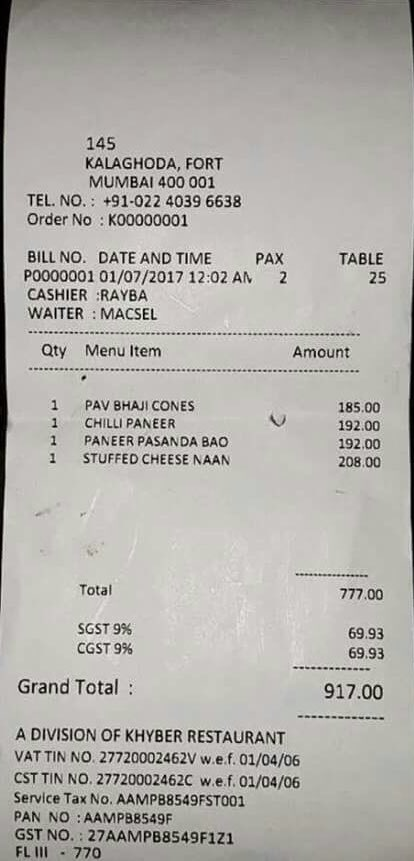
#> input picture data/original/1.jpg, 414 x 861 px; its folder holds only this picture in this run
$ python main.py
#> lines starting #> are read from the running program, lines starting #| are printed output that depends on the picture; after the words box and inside, x2 and y2 are one past the last pixel; in counts of white or black regions, pixels touching at a corner belong together
### src/preprocess.py
import cv2
from imutils import paths
from config import *
import os


class SimplePreprocessor:
    def __init__(self, images:str, height:int=512, width:int=512):
        self.height = height
        self.width = width
        self.images = images

    def preprocess(self, resize:bool=False, thresh:bool=False, blur:bool=False,):
        """
        :param resize: resize the image if set True
        :param thresh: apply thresholding if set True
        :param blur: apply gaussian blur if set True
        :return:
        """
#> called with resize = False, thresh = True, blur = True
        # load images
        images = paths.list_images(self.images)

        for i in images:
            # read each image and convert it into grayscale
            img = cv2.imread(i)
#> img is the input picture: shape (861, 414, 3); mean B, G, R 170.8, 175.5, 178
            gray = cv2.cvtColor(img, cv2.COLOR_BGR2GRAY)

            # resize the image if flag is True
            if resize:
                gray = cv2.resize(gray, (self.height, self.width))

            # Use thresholding to convert image into binary
            if thresh:
                gray = cv2.threshold(gray, 0, 255, cv2.THRESH_BINARY | cv2.THRESH_OTSU)[1]
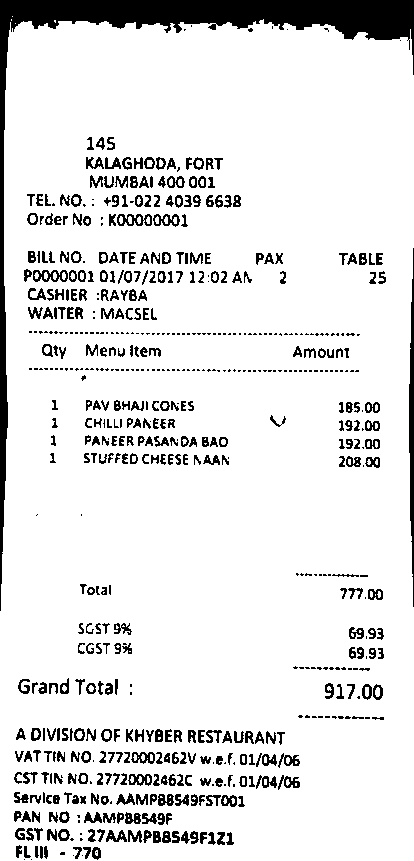
#> gray: shape (861, 414); 89.1% white; 620 black regions (224 under 20 px), largest, box (x1, y1, x2, y2) and area: (0, 0, 414, 611) 14222, (409, 248, 414, 607) 1136, (33, 270, 68, 282) 238

            # remove noise using Gaussian Blur
            if blur:
                gray = cv2.GaussianBlur(gray, (3, 3), 0)
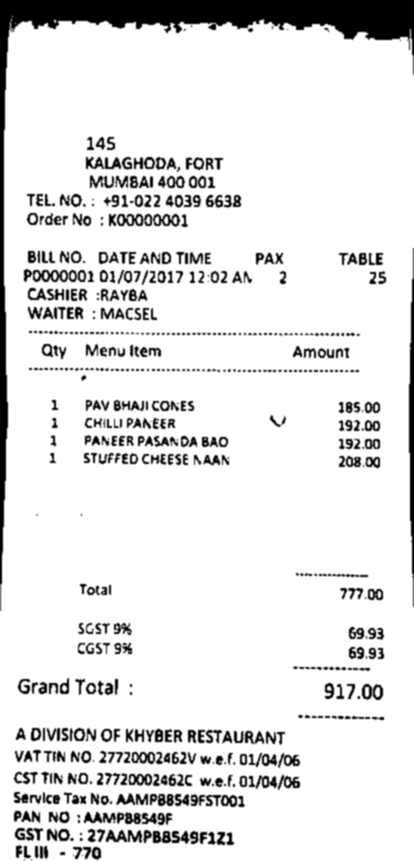
#> gray: shape (861, 414); min 0, max 255, mean 227.2

            # write the grayscale image to disk as a temporary file so we can apply OCR to it
            filename = os.path.basename(i)
            filename = os.path.join(PROCESSED_DATA, filename)
            cv2.imwrite(filename, gray)

        return


# [3 lines that do not run on import are left out]

### src/img_to_txt.py
import cv2
from pytesseract import Output
import pytesseract
from imutils import paths
from config import *
import pandas as pd
import os
import re


def ocr_data():
    images = paths.list_images(PROCESSED_DATA)

    text = []
    ids = []
    for i in images:
        img = cv2.imread(i)
        results = pytesseract.image_to_data(img, output_type=Output.DICT)

        # print(results["text"])
        # cv2.imshow("image", rgb)
        # cv2.waitKey(0)

        ids.append(os.path.basename(i))
        text.append(" ".join(results["text"]))

    df = pd.DataFrame({"images": ids, "text": text})
    return df


def get_data(data:pd.DataFrame):
    pattern = "\d{2}/\d{2}/\d{2,4}"
    pattern1 = "\d{2}-\d{2}-\d{2,4}"
    pattern2 = "\d+\.\d+"

    # df = pd.read_csv(data)
    df = pd.DataFrame(data)

    # [14 lines left out: functions find_dates, find_amount, not called in this run]

    df["date"] = df["text"].apply(find_dates)
    df["total"] = df["text"].apply(find_amount)

    df.to_csv("final_output.csv", index=False)
    return df

### src/main.py
from config import *
from .preprocess import SimplePreprocessor
from .img_to_txt import ocr_data, get_data


# Load preprocessor clas
sp = SimplePreprocessor(DATA)

# apply preprocessing on images,
sp.preprocess(thresh=True, blur=True)

# fetch text from images
df = ocr_data()

# parse data to get data and Amount
df = get_data(df)

# print output dataframe which contains image name and Total amount
print(df)

$ run again, on data/original/4.jpeg
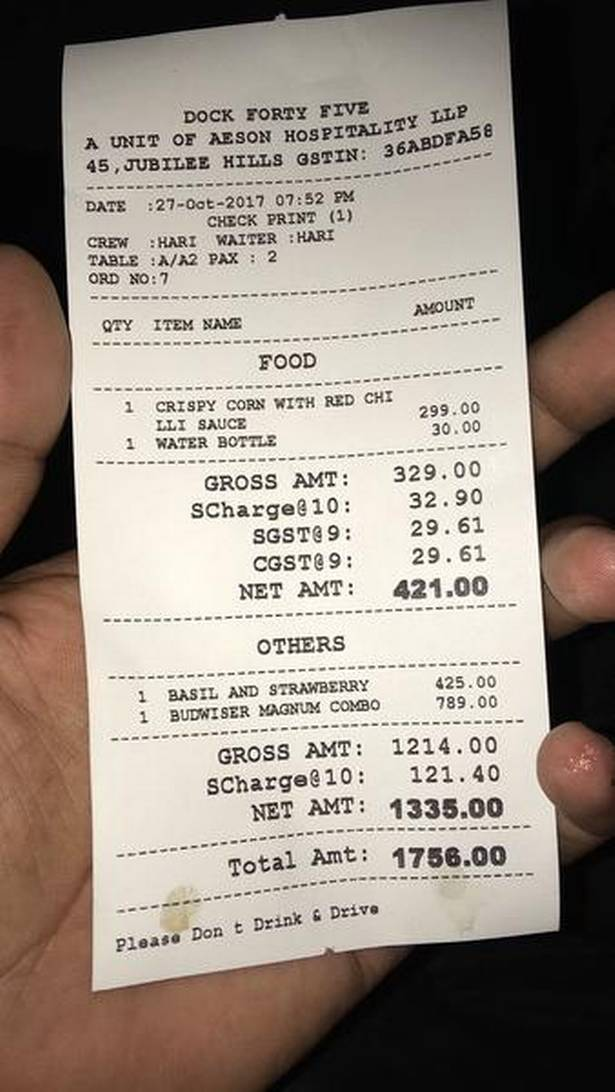
#> input picture data/original/4.jpeg, 615 x 1092 px
#> in preprocess, img is the input picture: shape (1092, 615, 3); mean B, G, R 133.6, 143.6, 154.5
#> in preprocess, `gray = cv2.cvtColor(img, cv2.COLOR_BGR2GRAY)`:
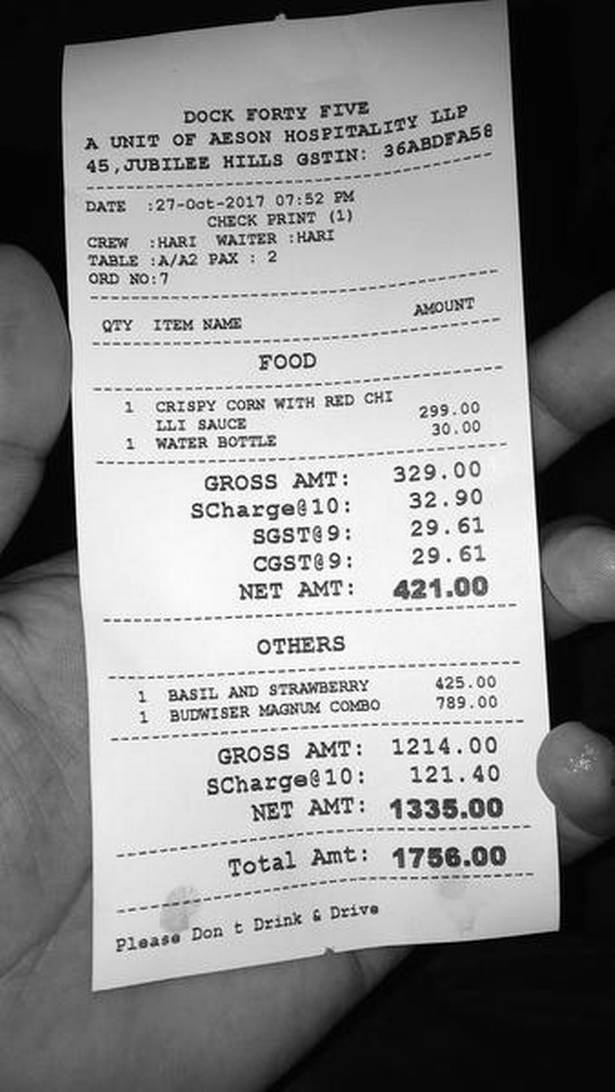
#> gray: shape (1092, 615); min 0, max 254, mean 145.7
#> in preprocess, `gray = cv2.threshold(gray, 0, 255, cv2.THRESH_BINARY | cv2.THRESH_OTSU..`:
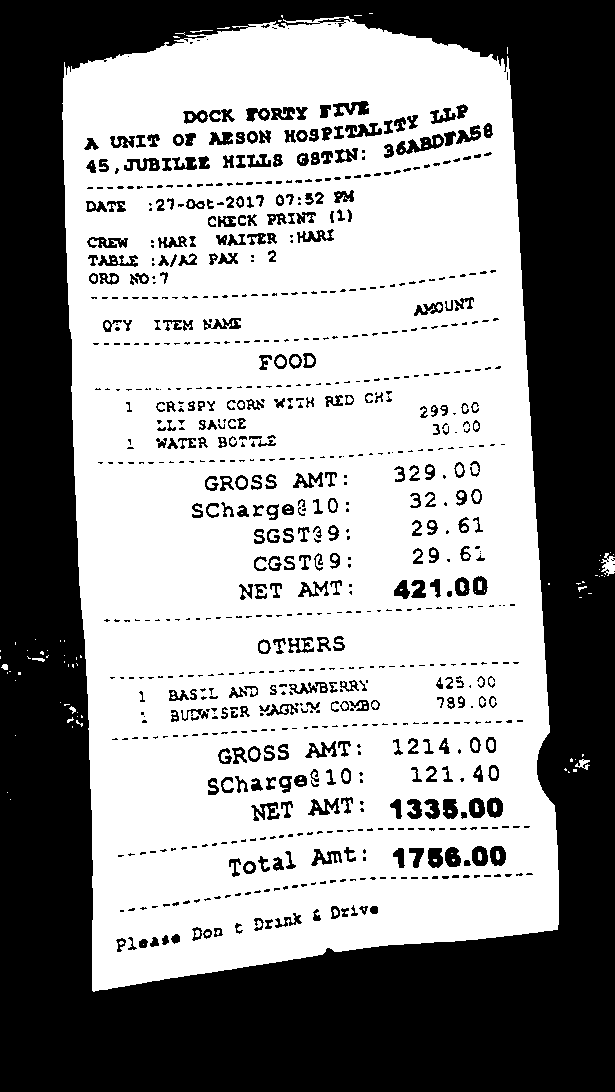
#> gray: shape (1092, 615); 57.4% white; 848 black regions (523 under 20 px), largest, box (x1, y1, x2, y2) and area: (0, 0, 615, 1092) 251170, (396, 134, 444, 155) 444, (333, 101, 369, 117) 314
